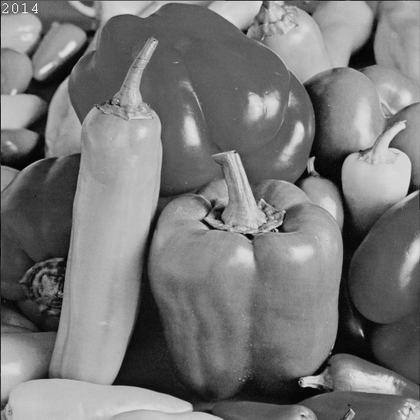
%> input picture img2014/Peppers512_binary2014.pgm, 420 x 420 px, shrunk from 512 x 512 before the run, given in place of Lena512_Binary2014.pgm, which was not available
$ octave --eval "testHistoModel;"   (GNU Octave 9; MATLAB toolbox functions it lacks are replaced by stand-ins)
%> lines starting %> are read from the running program, lines starting %| are printed output that depends on the picture; pictures that were not available may be replaced by others from this repository, and a replacement may not be noted
%image created by Jiayi Ma
function testHistoModel
%*****************************************************
% Title: BUPT_histogram_modelling [Exercise 2 (d)]
% Description: Histogram modelling

imgi=imread('img2014/Lena512_Binary2014.pgm');
%> imgi is the input picture: size 420x420 uint8; min 0, max 255, mean 120
histi=imhist(imgi);
%> histi = 256 values, max 1915 at index 96, min 0 at index 228, mean 689.1
[w h]=size(imgi);
%> w = 420; h = 420
pi=histi/(w*h);
%> pi = 256 values, max 0.0109 at index 96, min 0 at index 228, mean 0.00391

G=[];
for i=1:256
    G=[G sum(pi(1:i))];
end
%> this loop made 256 passes
%> G on passes 1 to 3: 3.4e-05, [3.4e-05 6.24e-05], [3.4e-05 6.24e-05 0.00017]
%> after the loop, G = 256 values from 3.4e-05 to 1

img=imread('img2014/Peppers512_binary2014.pgm');
[m n]=size(img);
%> m = 420; n = 420
histt=imhist(img);
%> histt has the same summary as histi
pt=histt/(m*n);
%> pt has the same summary as pi

s=[];
for i=1:256
    s=[s sum(pt(1:i))];
end
%> this loop made 256 passes
%> after the loop, s = 256 values from 3.4e-05 to 1

for i=1:256
    tmp{i}=G-s(i);
    tmp{i}=abs(tmp{i});
    [a index(i)]=min(tmp{i});
end
%> after the loop, index = 256 values from 1 to 256; tmp = 256 items

imgn=zeros(m,n);
for i=1:m
   for j=1:n
      imgn(i,j)=index(img(i,j)+1)-1;
   end
end

imgn=uint8(imgn);
%> imgn: size 420x420 uint8
figure, imshow('img2014/Lena512_Binary2014.pgm');title('2012213073-imageA');
%> (this line was passed over: imshow is not available in this run)
figure, imshow('img2014/Peppers512_binary2014.pgm');title('2012213073-imageB');
figure, imshow(imgn); title('new');
figure, bar(imhist(imgi));title('2012213073-HistoA');
%> after `title('2012213073-HistoA')`:
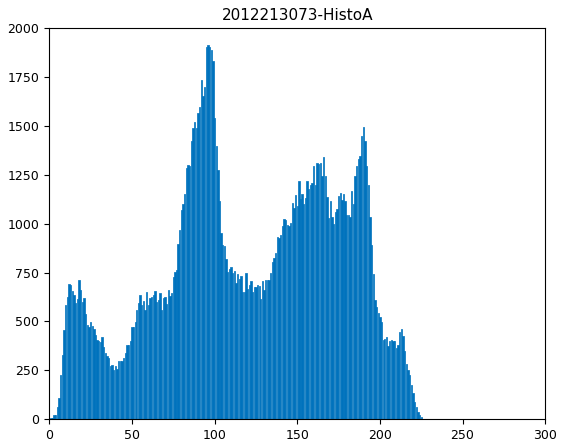
%> figure redrawn from the program's plot data; tallest bar 1915 high, from x = 95.6 to 96.4
figure, bar(imhist(img));title('2012213073-HistoB');
figure, bar(imhist(imgn)); title('new histogram');

for i=-255:0
    e(i+256)=1.6^(i/16);
end;

G=[];
for i=1:256
    G=[G e(i)];
end

img=imread('img2014/Peppers512_binary2014.pgm');
[m n]=size(img);
histt=imhist(img);
pt=histt/(m*n);

s=[];
for i=1:256
    s=[s sum(pt(1:i))];
end
%> after the loop, s = 256 values from 3.4e-05 to 1

for i=1:256
    tmp{i}=G-s(i);
    tmp{i}=abs(tmp{i});
    [a index(i)]=min(tmp{i});
end
%> this loop made 256 passes
%> a on passes 1 to 3: 0.000524, 0.000496, 0.000388

imgn=zeros(m,n);
for i=1:m
   for j=1:n
      imgn(i,j)=index(img(i,j)+1)-1;
   end
end
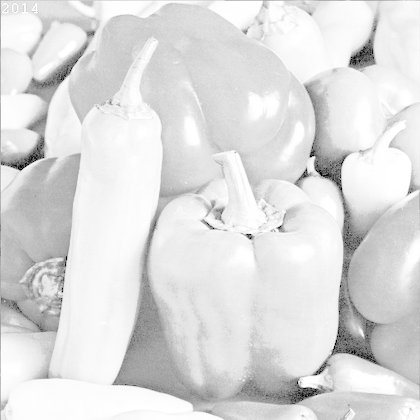
%> imgn: size 420x420 double; min 0, max 255, mean 221.4

imgn=uint8(imgn);
%> imgn: size 420x420 uint8

figure, imshow(img); title('7');
figure, bar(imhist(img)); title('8');
%> `testHistoModel;`:
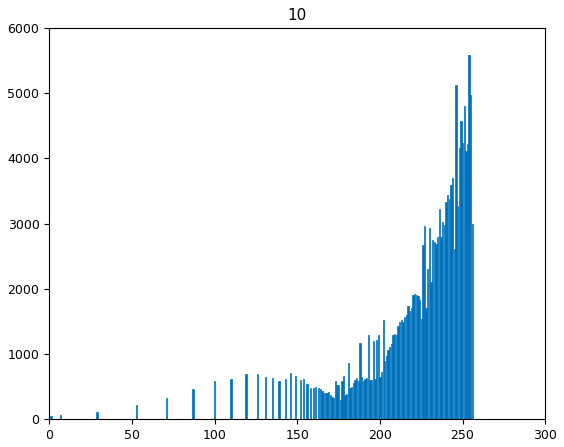
%> figure redrawn from the program's plot data; tallest bar 5585 high, from x = 253.6 to 254.4
figure, imshow(imgn); title('9');
figure, bar(imhist(imgn)); title('10');
